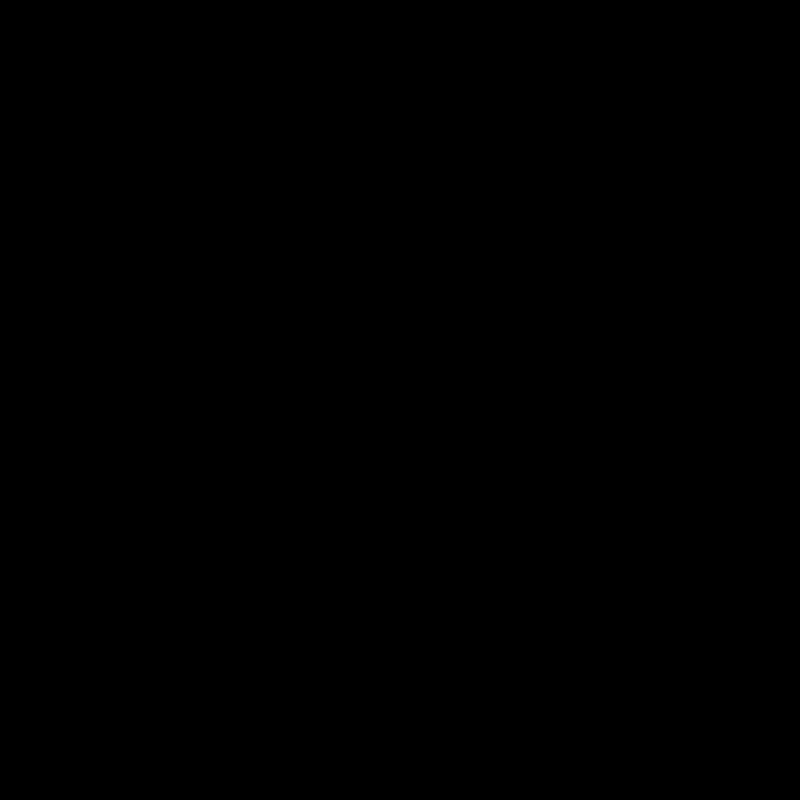
Frame 1 (no input)
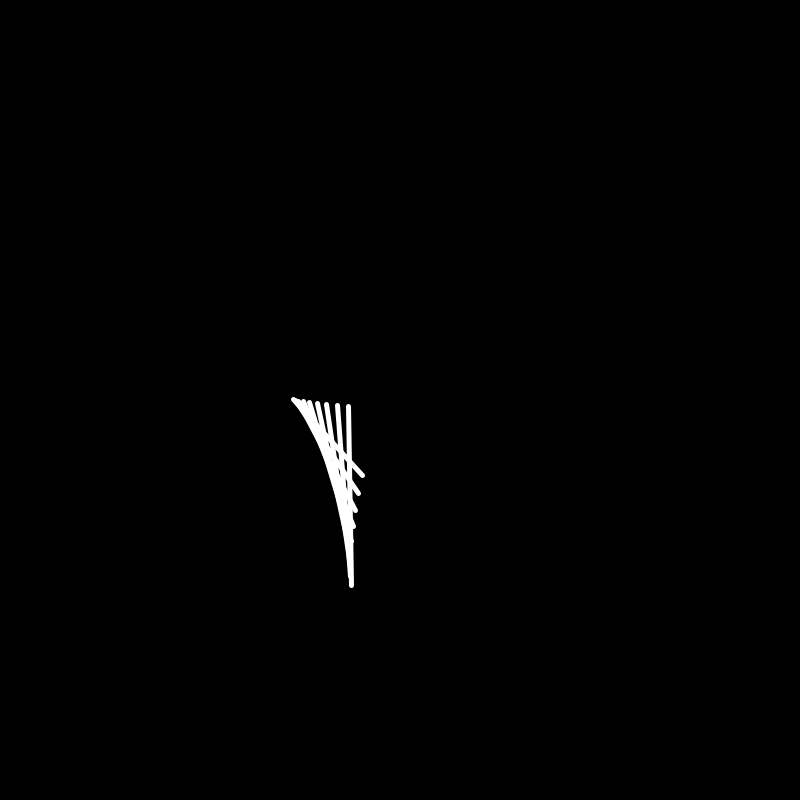
Frame 60 (the mouse pressed at the canvas centre just before this capture)
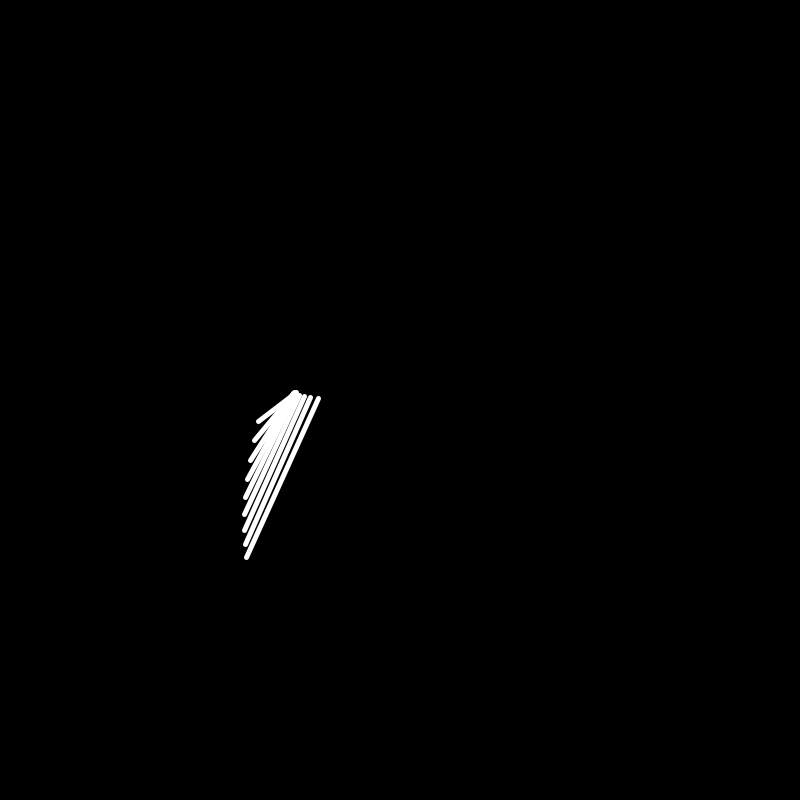
Frame 120 (the mouse held since frame 60 and released just before this capture)

The Processing sketch that drew these frames (run headless with seeded random() and noise(); from frame 60 on, the mouse is pressed at the canvas centre):

// Processing sketch: computer_art_4
// ── computer_art_4.pde
float t;
float W;
float H;

void setup() {
  size(800, 800);
  background(0, 0, 0);

  W = width;
  H = height;
  t = 0;
}

void draw() {

  stroke(255);
  strokeWeight(5);

  translate(W/2, H/2);

  line(x1(t), y1(t), x2(t), y2(t));
  
  if(t % 10 == 0) background(0,0,0);

  t++;
}

float x1(float t) {
  return sin(t/10) * 100 + sin(t/5)*20;
}
float y1(float t) {
  return cos(t/11)*10;
}

float x2(float t) {
  return sin(t/11) * 100 + sin(t/21)*95;
}
float y2(float t) {
  return cos(t/10)*200+sin(t/17);
}
